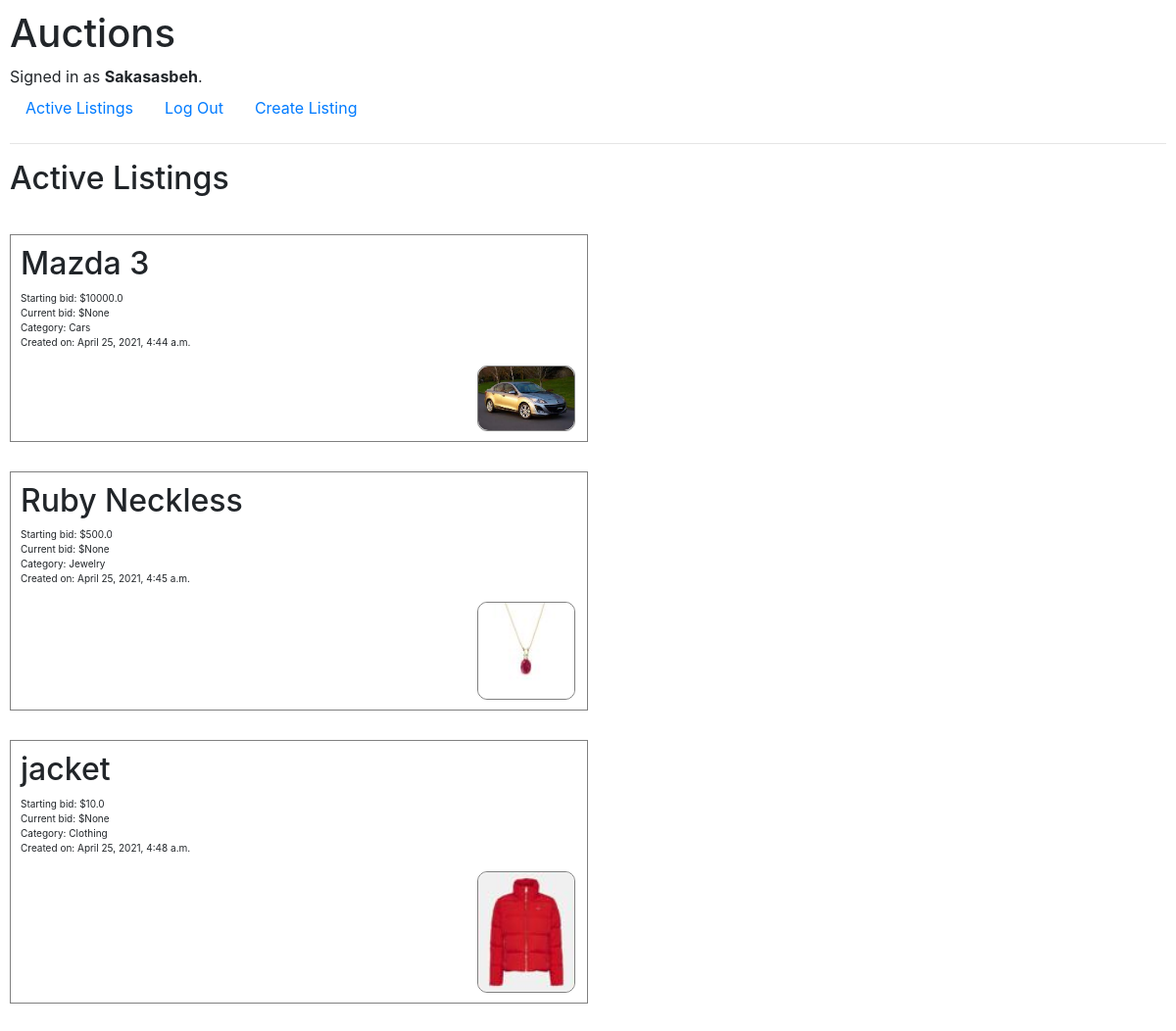
Screenshot of / (signed in) with the database file from the repository.
### auctions/models.py (models this page shows, shortened)
class User(AbstractUser):
    pass

class List(models.Model):
    title = models.CharField(max_length=64)
    created_date = models.DateTimeField(default= timezone.now)
    description = models.TextField()
    starting_bid= models.FloatField()
    current_bid = models.FloatField(blank= True, null=True)
    category = models.ForeignKey(Category, on_delete= models.CASCADE, related_name="Category")
    creator = models.ForeignKey(User, on_delete= models.PROTECT, related_name="Creator_lists")
    image = models.ImageField( blank = True, null = True, upload_to="images/")

class Category(models.Model):
    category = models.CharField(max_length=30)
    def __str__(self):
        return f'{self.category}'

### auctions/views.py (the view)
# urls.py: path("", views.index, name="index"),
def index(request):
    return render(request, "auctions/index.html",{
        "Listings": List.objects.all()
    })

### auctions/templates/auctions/index.html
{% extends "auctions/layout.html" %}
{% load static %}
{% block body %}
<h2>Active Listings</h2>
{% for list in Listings %}
<div class="listing">
    <div class="content">
        <h2>{{ list.title }}</h2>
        <p>
            Starting bid: ${{ list.starting_bid }}<br>
            Current bid: ${{ list.current_bid }}<br>
            Category: {{ list.category }}<br>
            Created on: {{ list.created_date }}
        </p>
        <div class="image">
            {% if list.image %}
            <img style="width: 100%; height: 100%; border-radius: 10px;" src="{{list.image}}" alt="">
            {% endif %}
        </div>
    </div>
{% empty %}
<ul>
    <li>No listings currently displayed</li>
</ul>
{% endfor %}
</div>
{% endblock %}

### auctions/templates/auctions/layout.html (shortened to what this page needs)
{% load static %}
<!DOCTYPE html>
<html lang="en">
    <head>
        <link rel="stylesheet" href="https://stackpath.bootstrapcdn.com/bootstrap/4.4.1/css/bootstrap.min.css">
        <link href="{% static 'auctions/styles.css' %}" rel="stylesheet">
    </head>
    <body>
        <h1>Auctions</h1>
        <div>
            {% if user.is_authenticated %}
                Signed in as <strong>{{ user.username }}</strong>.
            {% else %}
                Not signed in.
            {% endif %}
        </div>
        <ul class="nav">
            <li class="nav-item">
                <a class="nav-link" href="{% url 'index' %}">Active Listings</a>
            </li>
            {% if user.is_authenticated %}
                <li class="nav-item">
                    <a class="nav-link" href="{% url 'logout' %}">Log Out</a>
                </li>
                <li class="nav-item">
                    <a class="nav-link" href="">Create Listing</a>
                </li>
            {% endif %}
        </ul>
        <hr>
        {% block body %}
        {% endblock %}
    </body>
</html>

### auctions/static/auctions/styles.css (style rules this page uses)
body { padding: 10px; }
.listing { font-size: 10px; text-align: left; margin-bottom: 10px; padding: 30px 0; display: flexbox; }
.image { margin-left: 82%; width: 100px; border: 1px solid gray; display: block; height: 100%; bottom: 25%; border-radius: 10px; }
.content { display: block; width: 50%; border: 1px solid gray; padding: 10px; }

### rows the page displays
User: username "Sakasasbeh"
List: title "Mazda 3", starting_bid "10000.0", current_bid "None", category "Cars", created_date "April 25, 2021, 4:44 a.m.", image (picture)
List: title "Ruby Neckless", starting_bid "500.0", current_bid "None", category "Jewelry", created_date "April 25, 2021, 4:45 a.m.", image (picture)
List: title "jacket", starting_bid "10.0", current_bid "None", category "Clothing", created_date "April 25, 2021, 4:48 a.m.", image (picture)
